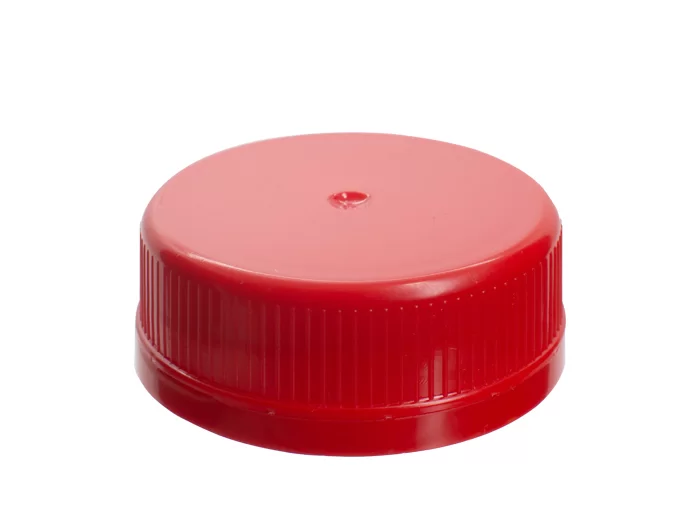
#> input picture datasets/tampinhas/TP-PET.webp, 700 x 525 px
$ python -i image.py   (imports and definitions only)
#> lines starting #> are read from the running program, lines starting #| are printed output that depends on the picture; after the words box and inside, x2 and y2 are one past the last pixel; in counts of white or black regions, pixels touching at a corner belong together
#> further down, picture is the input picture: shape (525, 700, 3); mean B, G, R 197.4, 195, 234.8
from __future__ import annotations

import logging
import os
import traceback

import cv2  # pyright: ignore[reportMissingImports]
# import requests
import joblib  # pyright: ignore[reportMissingImports]
from pathlib import Path
from skimage.feature import hog  # pyright: ignore[reportMissingImports]

import numpy as np  # pyright: ignore[reportMissingImports]


logger = logging.getLogger(__name__)

# =============================================================================
# Seção 3 (ml-conventions): Thresholds de saturação — NÃO alterar sem documentar experimento
# =============================================================================
SAT_HIGH_THRESHOLD      = 120  # sat > 120 → SAT_HIGH
SAT_MID_UPPER_THRESHOLD = 100  # sat > 100 → MID_HIGH_SAT / ACCEPT_MID_SAT
SAT_DEBUG_MIN_THRESHOLD =  50  # sat > 50  → DEBUG_MODE ativo
SAT_LOW_THRESHOLD       =  50  # sat < 50  → LOW_SAT_FORCE_TAMPINHA
SAT_VERY_LOW_THRESHOLD  =  30  # sat < 30  → SAT_VERY_LOW (não-tampinha)
SVM_MIN_MARGIN          =  0.50  # |decision_function| mínimo calibrado para reduzir FN sem aumentar FP
SVM_MIN_MARGIN_HIGH_SAT =  0.80  # margem para SAT_HIGH calibrada por benchmark balanceado
SVM_SOFT_THRESHOLD      = -0.50  # decision_function > -0.5 → aceita (sem pista CV)
SVM_SOFT_THRESHOLD_HOUGH = -1.00  # quando Hough+contorno consistentes: aceita até conf > -1.0

# =============================================================================
# Validações de Visão Computacional (CV pre-screening)
# =============================================================================
CV_MIN_CIRCULARITY      = 0.78  # Tampinha: 0.90-0.98 | Rosto: 0.70-0.85 (bem relaxado)
CV_MIN_ASPECT_RATIO     = 0.78  # Bounding box ≈ quadrado | Rosto: 0.60-0.80
CV_MIN_ELLIPSE_ASPECT   = 0.78  # Elipse: tampinha≈1.0, rosto≈0.65-0.80
CV_MIN_CONTOUR_AREA     = 150   # pixels² — filtra olhos/botões pequenos
CV_MAX_CONTOUR_AREA     = 8500  # pixels² — rosto ≈ 9000-12000, tampinha r=50 ≈ 8300

# =============================================================================
# Seção 6 (ml-conventions): Caminhos de modelo — constantes, nunca inline
# =============================================================================
MODEL_PATH  = Path('models/svm/svm_model_complete.pkl')
SCALER_PATH = Path('models/svm/scaler_complete.pkl')

# ROI central: classifica apenas a area do circulo de verificacao (como bancos)
# 0.75 = 75% do centro - area maior para capturar tampinha inteira
ROI_CENTER_RATIO = 0.75

# HOG: paridade com trainer (8 cor + 324 HOG = 332 features)
HOG_ORIENTATIONS = 9
HOG_PIXELS_PER_CELL = (16, 16)
HOG_CELLS_PER_BLOCK = (2, 2)
HOG_SIZE = (64, 64)
# USE_ROI=false desativa o crop para teste (ver se aceitação melhora sem ROI)
USE_ROI = os.getenv("USE_ROI", "true").lower() in ("true", "1", "yes")

# Haar cascade para pré-filtro de rosto (rejeita antes do SVM)
_FACE_CASCADE: cv2.CascadeClassifier | None = None


# [14 lines left out: function _get_face_cascade, not called in this run]


class ImageClassifier:
    def __init__(self):
        self.model = None
        self.scaler = None
        self._last_circularity = 0.0
        self._last_contour_count = 0.0
        self._last_aspect_ratio = 0.0
        self._last_ellipse_aspect = 0.0
        self._last_contour_area = 0.0
        self._last_hough_count = 0
        self._last_hough_consistent = False

    # [32 lines left out: functions load_classifier, _crop_to_roi_center, not called in this run]

    def extract_color_features(self, image: np.ndarray) -> np.ndarray | None:
        try:
            logger.debug(f"🔍 extract_color_features iniciada. Image type: {type(image)}, shape: {image.shape if hasattr(image, 'shape') else 'N/A'}")

            if not isinstance(image, np.ndarray):
                logger.error(f"❌ Imagem não é ndarray! Tipo: {type(image)}")
                return None
            if image.ndim != 3 or image.shape[2] != 3:
                logger.error(f"❌ Shape inesperado: {image.shape} (esperado H×W×3 BGR)")
                return None
            if image.dtype != np.uint8:
                logger.warning(f"⚠️ dtype={image.dtype}, convertendo para uint8")
                image = image.astype(np.uint8)

            image = cv2.resize(image, (128, 128))
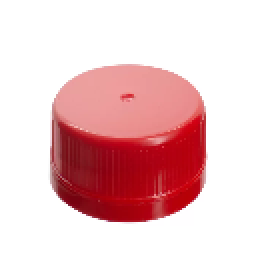
#> image: shape (128, 128, 3) (shown 2 times larger); mean B, G, R 197.5, 195.1, 234.9
            logger.debug(f"✅ Imagem redimensionada para 128x128")

            # Extrair apenas 8 features para match com modelo
            features = []

            # Split único — evita chamar cv2.split() múltiplas vezes
            b_channel, g_channel, _ = cv2.split(image)
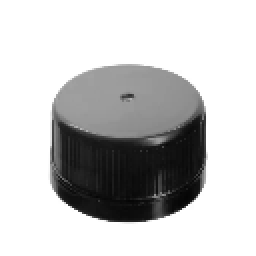
#> b_channel: shape (128, 128) (shown 2 times larger); min 5, max 255, mean 197.5

            # 1-3: Mean, Std, Median do canal B
            features.extend([
                np.mean(b_channel),
                np.std(b_channel),
                np.median(b_channel)
            ])

            # 4-6: Mean, Std, Median do canal G
            features.extend([
                np.mean(g_channel),
                np.std(g_channel),
                np.median(g_channel)
            ])

            # 7-8: Saturação média e contraste geral
            hsv = cv2.cvtColor(image, cv2.COLOR_BGR2HSV)
#> hsv: shape (128, 128, 3); mean H, S, V 37.6, 56.4, 234.9
            saturation = np.mean(hsv[:, :, 1])
#> saturation = 56.38
            features.append(saturation)

            gray = cv2.cvtColor(image, cv2.COLOR_BGR2GRAY)
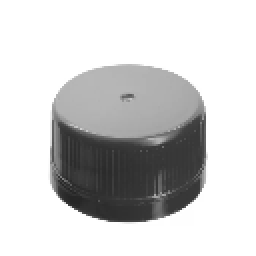
#> gray: shape (128, 128) (shown 2 times larger); min 38, max 255, mean 207.3
            contrast = np.std(gray)
#> contrast = 75.71
            features.append(contrast)

            # HOG: features de forma (tampinha circular vs rosto oval)
            # Só inclui se o modelo esperar 332 features (8+HOG); modelo legado usa 8
            expected_n = getattr(self.scaler, "n_features_in_", None) if self.scaler is not None else 332
            if expected_n != 8:
                gray_hog = cv2.resize(gray, HOG_SIZE)
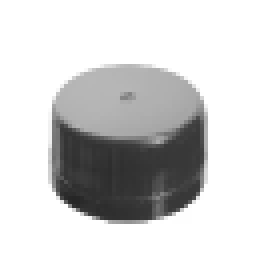
#> gray_hog: shape (64, 64) (shown 4 times larger); min 38, max 255, mean 207.3
                hog_feats = hog(
                    gray_hog,
                    orientations=HOG_ORIENTATIONS,
                    pixels_per_cell=HOG_PIXELS_PER_CELL,
                    cells_per_block=HOG_CELLS_PER_BLOCK,
                    visualize=False,
                    channel_axis=None,
                )
#> hog_feats = 324 values, max 0.363 at index 216, min 0 at index 0, mean 0.107
                features.extend(hog_feats.astype(float).tolist())

            # CV metrics para pre-screening — não entram no vetor SVM
            blurred = cv2.GaussianBlur(gray, (5, 5), 0)
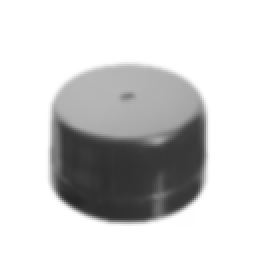
#> blurred: shape (128, 128) (shown 2 times larger); min 38, max 255, mean 207.3

            # Canny + contornos: circularidade e aspect ratio do maior contorno
            edges = cv2.Canny(blurred, 30, 100)
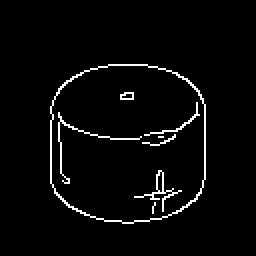
#> edges: shape (128, 128) (shown 2 times larger); 3.2% white in thin lines or dots, all inside (x1, y1, x2, y2) = (25, 32, 103, 112)
            contours, _ = cv2.findContours(edges, cv2.RETR_EXTERNAL, cv2.CHAIN_APPROX_SIMPLE)
#> contours = 1 contour; box (x1, y1, x2, y2) and area: (25, 32, 103, 112) 5326
            contour_count = float(len(contours))
#> contour_count = 1

            circularity = 0.0
            aspect_ratio = 0.0
            ellipse_aspect = 0.0
            contour_area = 0.0
            if contours:
                largest = max(contours, key=cv2.contourArea)
#> largest = contour of 94 points, box (x1, y1, x2, y2) (25, 32, 103, 112), area 5326
                contour_area = float(cv2.contourArea(largest))
#> contour_area = 5325.5
                perim = cv2.arcLength(largest, True)
#> perim = 274.8
                circularity = (4 * np.pi * contour_area / (perim ** 2)) if perim > 0 else 0.0
#> circularity = 0.887
                x, y, w, h = cv2.boundingRect(largest)
#> x = 25; y = 32; w = 78; h = 80
                aspect_ratio = float(min(w, h)) / float(max(w, h)) if max(w, h) > 0 else 0.0
#> aspect_ratio = 0.975
                # Elipse ajustada: rosto é alongado (ellipse_aspect ~0.65), tampinha é redonda (~1.0)
                if len(largest) >= 5:
                    try:
                        (_, _), (ma, mb), _ = cv2.fitEllipse(largest)
#> ma = 81.41; mb = 88.49
                        ellipse_aspect = float(min(ma, mb)) / float(max(ma, mb)) if max(ma, mb) > 0 else 0.0
#> ellipse_aspect = 0.92
                    except cv2.error:
                        ellipse_aspect = aspect_ratio

            # HoughCircles: detecta círculos com borda bem definida (aro da tampinha).
            # param2=28 exige borda circular forte.
            hough_circles = cv2.HoughCircles(
                blurred, cv2.HOUGH_GRADIENT,
                dp=1.2, minDist=30,
                param1=60, param2=28,
                minRadius=15, maxRadius=45
            )
#> hough_circles = [[57, 71.4, 39]]

            # Valida consistência Hough × contorno:
            # Se Hough detectou um círculo pequeno (olho, óculos) mas o maior contorno é grande
            # (rosto inteiro), o ratio de área será muito alto → rejeita.
            # Tampinha: contorno_area ≈ π × hough_r² → ratio ≈ 1.0.
            hough_count = 0
            hough_contour_consistent = False
            if hough_circles is not None:
                best_hough_r = float(max(hough_circles[0], key=lambda c: c[2])[2])
#> best_hough_r = 39
                hough_expected_area = np.pi * best_hough_r ** 2
#> hough_expected_area = 4778.4
                if contour_area > 0 and hough_expected_area > 0:
                    area_ratio_hough = contour_area / hough_expected_area
#> area_ratio_hough = 1.11
                    hough_contour_consistent = 0.4 <= area_ratio_hough <= 3.0
#> hough_contour_consistent = True
                else:
                    hough_contour_consistent = True  # sem contorno → confiar no Hough
                hough_count = int(len(hough_circles[0]))
#> hough_count = 1

            # Guardar CV metrics para pre-screening (não incluir no vetor SVM)
            self._last_circularity = float(circularity)
#> self._last_circularity = 0.887
            self._last_contour_count = contour_count
#> self._last_contour_count = 1
            self._last_aspect_ratio = float(aspect_ratio)
#> self._last_aspect_ratio = 0.975
            self._last_ellipse_aspect = float(ellipse_aspect)
#> self._last_ellipse_aspect = 0.92
            self._last_contour_area = float(contour_area)
#> self._last_contour_area = 5325.5
            self._last_hough_count = hough_count
#> self._last_hough_count = 1
            self._last_hough_consistent = hough_contour_consistent
#> self._last_hough_consistent = True

            # Vetor: 8 cor (+ HOG se modelo novo)
            return np.array(features, dtype=np.float64)
        except Exception as e:
            logger.error(f"Erro ao extrair features: {e}")
            return None


    # [146 lines left out: function classify_image, not called in this run]


# if __name__ == "__main__":
#     logger.info("Inicializando classificador...")
#     MODEL, SCALER = load_classifier()

>>> import cv2
>>> picture = cv2.imread('../../datasets/tampinhas/TP-PET.webp')
>>> result = ImageClassifier().extract_color_features(picture)
#> result = 332 values, max 255 at index 2, min 0 at index 8, mean 3.77
